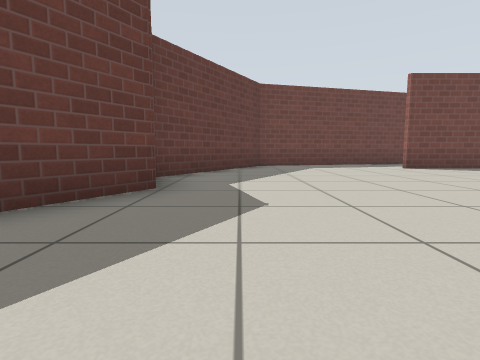
view 1 (above)

17 first-person views from a walk through a world built for the Gazebo simulator. The camera is 0.5 m above the floor, tilts 6° down and sees 80° across. The floor is counted in squares, 1 m on a side. Each view is taken from the middle of a square. On the plan, view 1 faces up. The plan holds only what a view shows up to about 9 squares ahead; the rest is blank. Simple patterns stand in for the simulator's built-in surfaces.

view 2
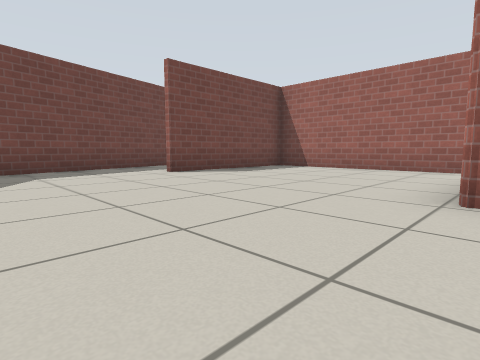

view 3
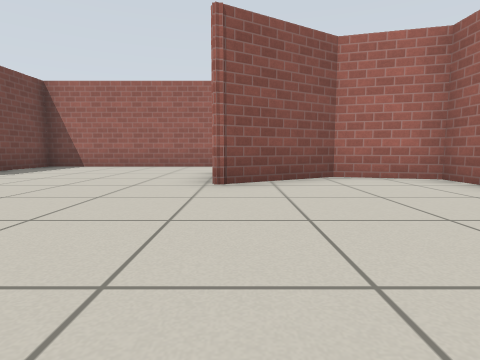

view 4
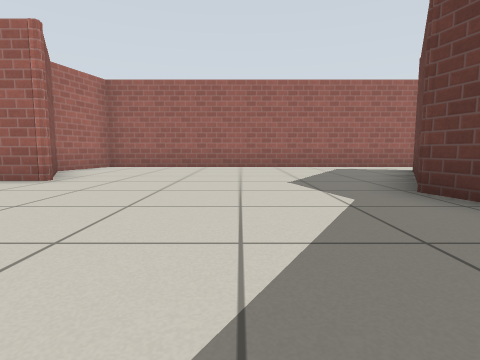

view 5
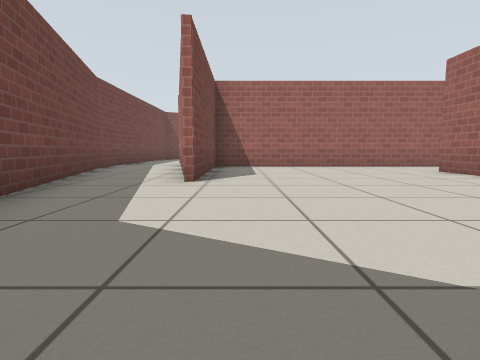

view 6
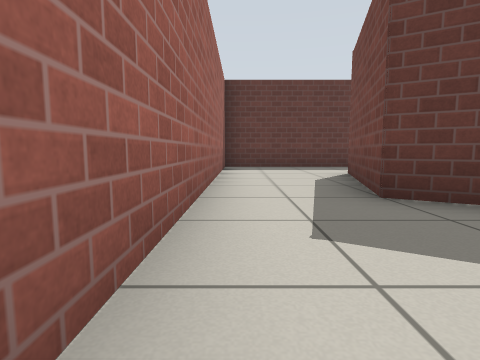

view 7
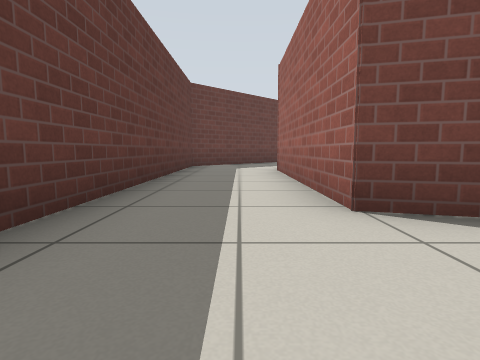

view 8
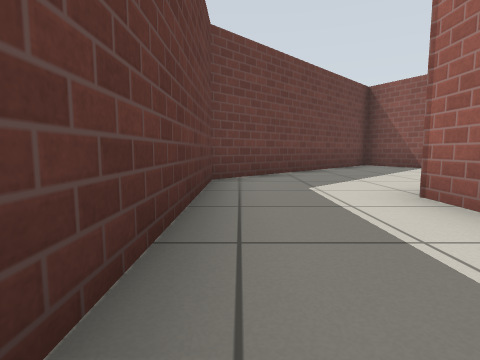

view 9
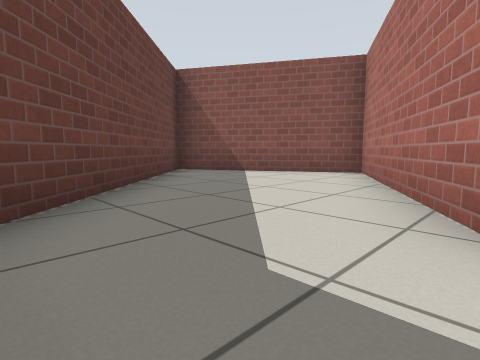

view 10
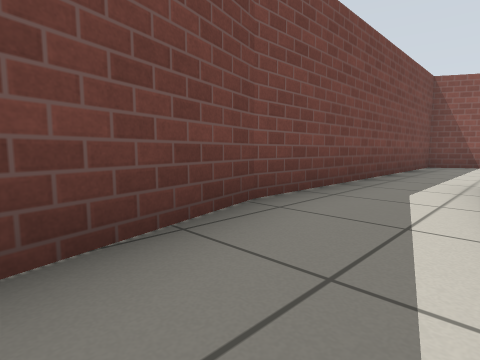

view 11
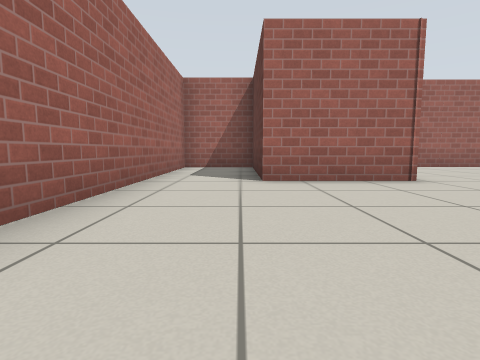

view 12
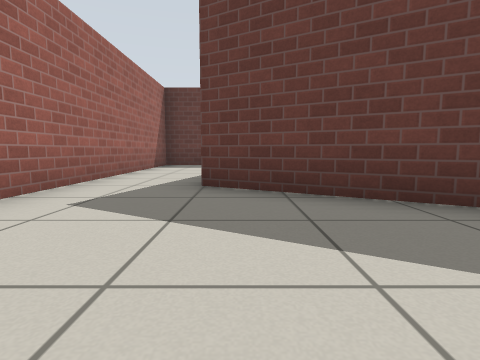

view 13
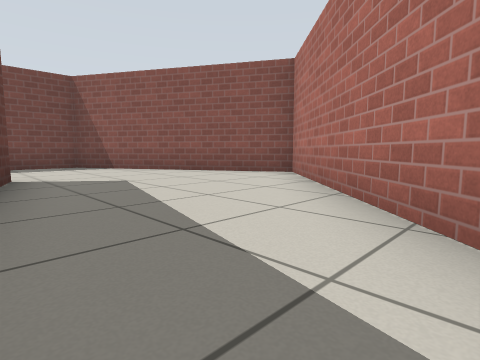

view 14
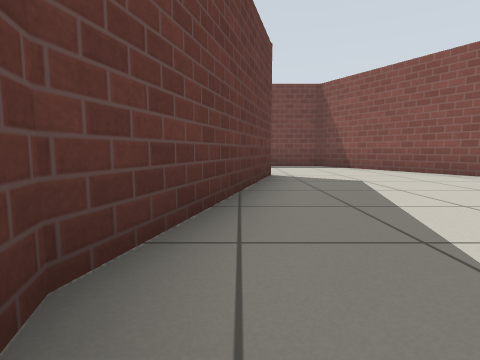

view 15
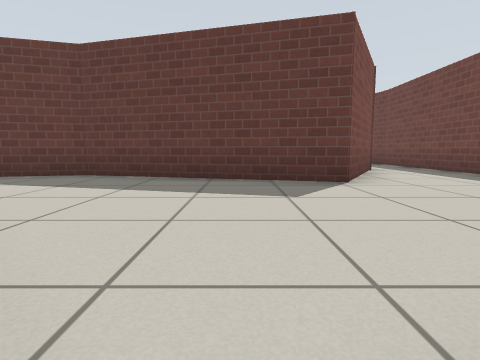

view 16
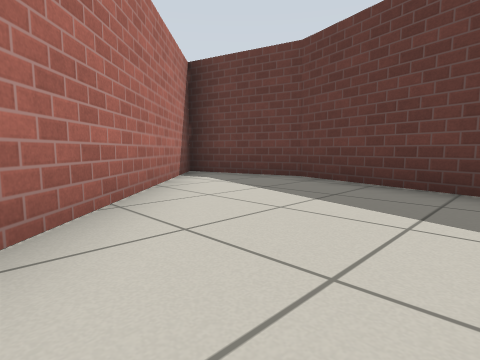

view 17
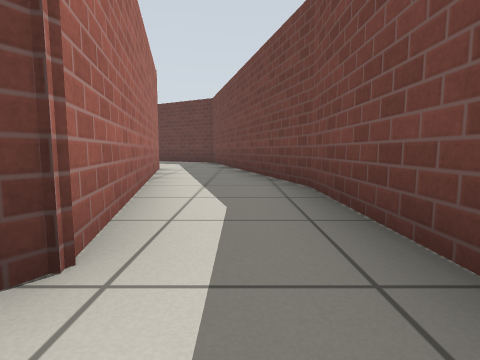

### Floor plan
Points are (right, up) in squares from view 1. A wall is a line through its corners. A room is listed if a view was taken in it or the views show most of it. See-through windows are left out.
Room 1 (views 1, 2, 3, 4, 5, 6, 7, 8, 9, 11, 12)
walls: (-5.8, 6.1) (-1.7, 8.5) (-3.9, 12.4) (-8.5, 7.8) (-8.5, -1.4) (4.8, -1.4) (5.3, 0.3) (4.1, 2.4) (6.6, 2.4) (6.6, -1.2) (8.6, -1.2) (8.6, 7.7) (4.4, 7.7); (4.2, 9.9) (0.6, 8.9) (-1.5, 5.2) (-1.1, 3.7) (-3, 0.5) (-6.1, 1.3) (-6.1, 6.1)
ways out: opening at (4, 9) to room 2
Room 2 (view 10)
walls: (8.3, 11) (4.2, 9.9); (4.4, 7.9) (8.7, 8.8)
ways out: opening at (4, 9) to room 1; opening at (9, 10) to room 3
Room 3 (views 13, 14, 15, 16, 17)
walls: (8.7, 8.8) (10.8, 9.3) (13.6, 7.7) (12.3, 2.9) (13, 0.3) (18.5, 5.8) (15.5, 11) (8.1, 11)
ways out: opening at (9, 10) to room 2

Where each view was taken, in squares from view 1:
view 1: 0 up, 0 right, facing up
view 2: 2 up, 1 right, facing up-right
view 3: 2 up, 0 right, facing right
view 4: 7 up, 1 right, facing down
view 5: 7 up, 0 right, facing right
view 6: 1 down, 0 right, facing left
view 7: 1 down, 7 left, facing up
view 8: 3 up, 8 left, facing up
view 9: 6 up, 8 left, facing up-right
view 10: 9 up, 6 right, facing up-right
view 11: 7 up, 7 right, facing down
view 12: 1 up, 1 right, facing left
view 13: 2 up, 13 right, facing up-right
view 14: 2 up, 13 right, facing up
view 15: 6 up, 18 right, facing left
view 16: 6 up, 17 right, facing down-left
view 17: 10 up, 12 right, facing left
